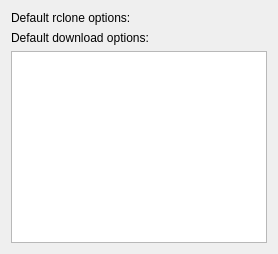
     <widget class="QWidget" name="tab">
      <attribute name="title">
       <string>Extra options</string>
      </attribute>
      <layout class="QVBoxLayout" name="verticalLayout_6">
       <item>
        <layout class="QHBoxLayout" name="horizontalLayout_10">
         <item>
          <widget class="QLabel" name="label_16">
           <property name="sizePolicy">
            <sizepolicy hsizetype="Fixed" vsizetype="Preferred">
             <horstretch>0</horstretch>
             <verstretch>0</verstretch>
            </sizepolicy>
           </property>
           <property name="text">
            <string>Default rclone options:</string>
           </property>
          </widget>
         </item>
         <item>
          <widget class="QLabel" name="le_defaultRcloneOptions">
           <property name="enabled">
            <bool>false</bool>
           </property>
           <property name="toolTip">
            <string>&lt;html&gt;&lt;head/&gt;&lt;body&gt;&lt;p&gt;set in preferences&lt;/p&gt;&lt;/body&gt;&lt;/html&gt;</string>
           </property>
           <property name="text">
            <string/>
           </property>
          </widget>
         </item>
        </layout>
       </item>
       <item>
        <layout class="QHBoxLayout" name="horizontalLayout_11">
         <item>
          <widget class="QLabel" name="label_defaultTransferOptions">
           <property name="sizePolicy">
            <sizepolicy hsizetype="Fixed" vsizetype="Preferred">
             <horstretch>0</horstretch>
             <verstretch>0</verstretch>
            </sizepolicy>
           </property>
           <property name="text">
            <string>Default download options:</string>
           </property>
          </widget>
         </item>
         <item>
          <widget class="QLabel" name="le_defaultTransferOptions">
           <property name="enabled">
            <bool>false</bool>
           </property>
           <property name="toolTip">
            <string>&lt;html&gt;&lt;head/&gt;&lt;body&gt;&lt;p&gt;set in preferences&lt;/p&gt;&lt;/body&gt;&lt;/html&gt;</string>
           </property>
           <property name="text">
            <string/>
           </property>
          </widget>
         </item>
        </layout>
       </item>
       <item>
        <widget class="QPlainTextEdit" name="pte_textExtra">
         <property name="toolTip">
          <string>&lt;html&gt;&lt;head/&gt;&lt;body&gt;&lt;p&gt;Extra options to apply for transfer e.g.:&lt;br/&gt;&lt;br/&gt;--fast-list&lt;br/&gt;--include &amp;quot;*.jpg&amp;quot; --ignore-case&lt;br/&gt;--include-from include-file.txt --no-traverse&lt;br/&gt;--files-from files-from.txt&lt;/p&gt;&lt;/body&gt;&lt;/html&gt;</string>
         </property>
        </widget>
       </item>
      </layout>
     </widget>
